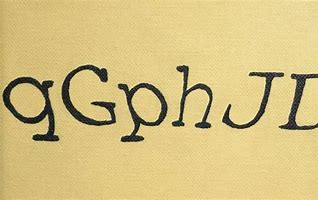
#> input picture base/image/th.jpg, 318 x 200 px
$ python parse-img.py
#> lines starting #> are read from the running program, lines starting #| are printed output that depends on the picture
#!/usr/bin/python
# -*-coding:utf-8-*-

from PIL import Image
import pytesseract

class ImagerParser:
    tessdata_dir_config = '--tessdata-dir "d:\Soft\Tesseract-OCR/tessdata"'

    # 二值图处理
    def binarizing(self, img ,threshold):
        pixdata =img.load()
        print(pixdata)
        # 加载的图片宽和高
        w , h =img.size
        print (w ,h)
        for y in range(h):
            for x in range(w):
                print(pixdata[x ,y])
                if pixdata[x ,y ] <threshold:
                    pixdata[x ,y ] =0
                else:
                    pixdata[x ,y ] =255
        return img

    ###########去除干扰线算法
    def depoint(self, img):  # input: gray image
        pixdata = img.load()
        w ,h = img.size
        for y in range(1 , h -1):
            for x in range(1 , w -1):
                count = 0
                print(pixdata[x, y - 1])
                if pixdata[x , y -1] > 245:
                    count = count + 1
                if pixdata[x , y +1] > 245:
                    count = count + 1
                if pixdata[ x -1 ,y] > 245:
                    count = count + 1
                if pixdata[ x +1 ,y] > 245:
                    count = count + 1
                if count > 2:
                    pixdata[x ,y] = 255
        return img


if __name__ == '__main__':
    obj = ImagerParser()

    img = Image.open('th.jpg')
#> img is the input picture: PIL image 318x200 RGB; mean R, G, B 212.6, 192, 129.3
    # 原图片展示
    img.show()
    # 保存图片
    # img.save("th.jpg")
    # 必须转化为灰度图，否则，后面会报错TypeError: '<' not supported between instances of 'tuple' and 'int'
    img_grey = img.convert('L')
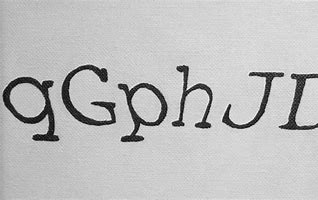
#> img_grey: PIL image 318x200 L; min 1, max 251, mean 191
    img_grey.show()
    # 保存图片
    img_grey.save("th_grey.png")
    # 调用函数，以190像素为界限
    # new_img=binarizing(img_grey,190)
    # new_img.save("new_img_3.png")

    new_img = obj.depoint(img_grey)
#> the loop in depoint, `for y in range(1 , h -1):` made 198 passes
#> (printed output is left out)
    new_img.save("new_img_31.png")

    # 识别图片
#> (the run stopped early here; a loop or call above may not have finished)
